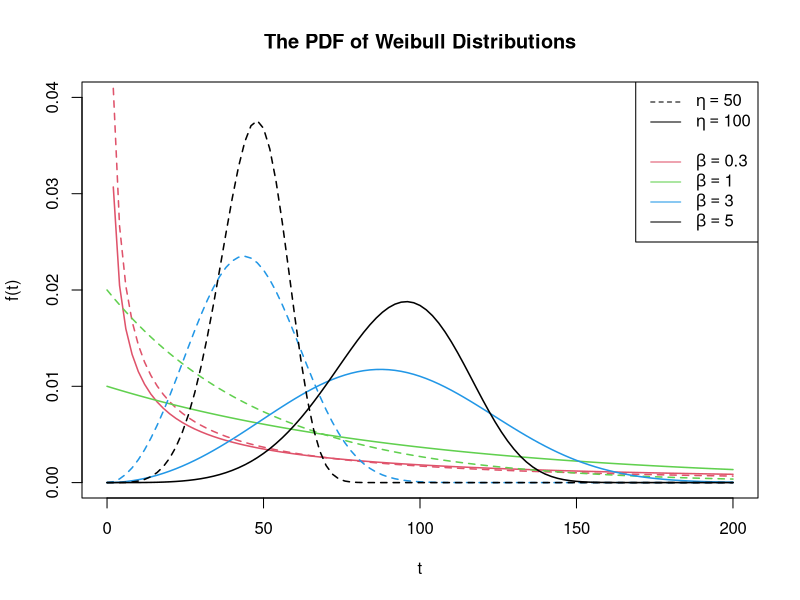
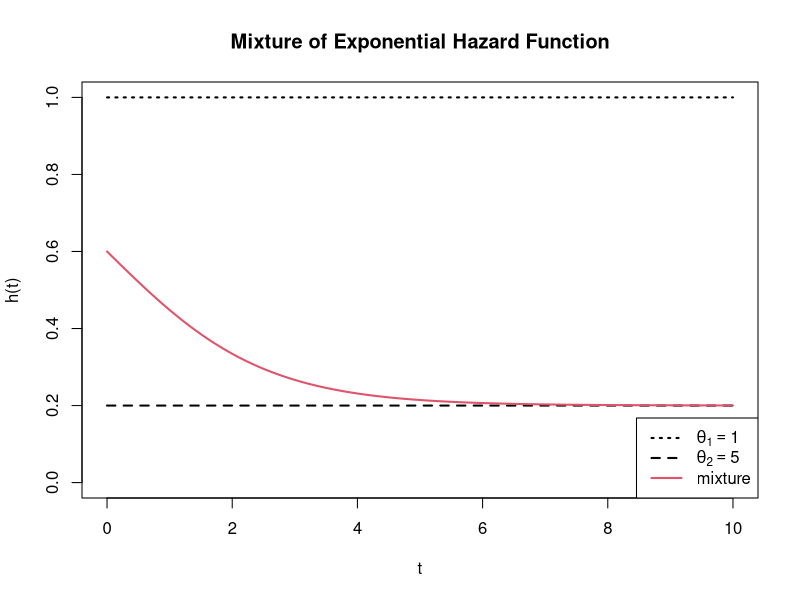
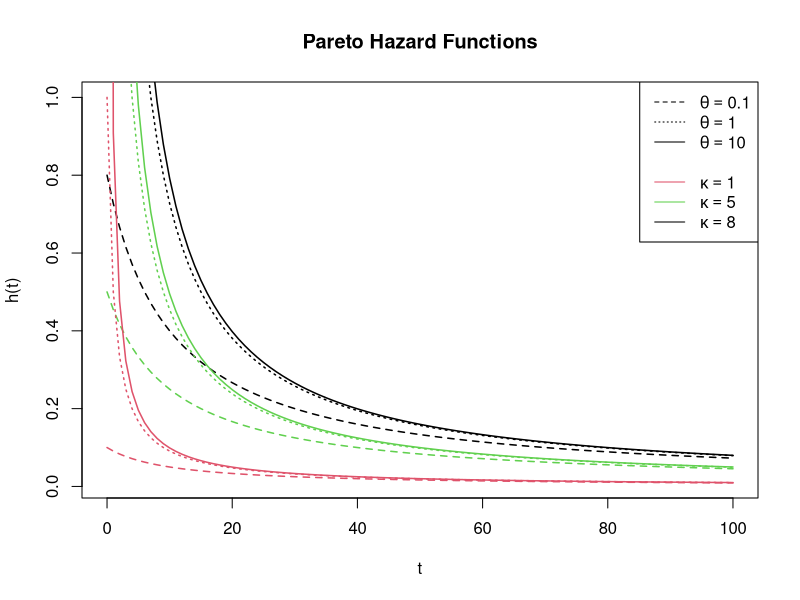
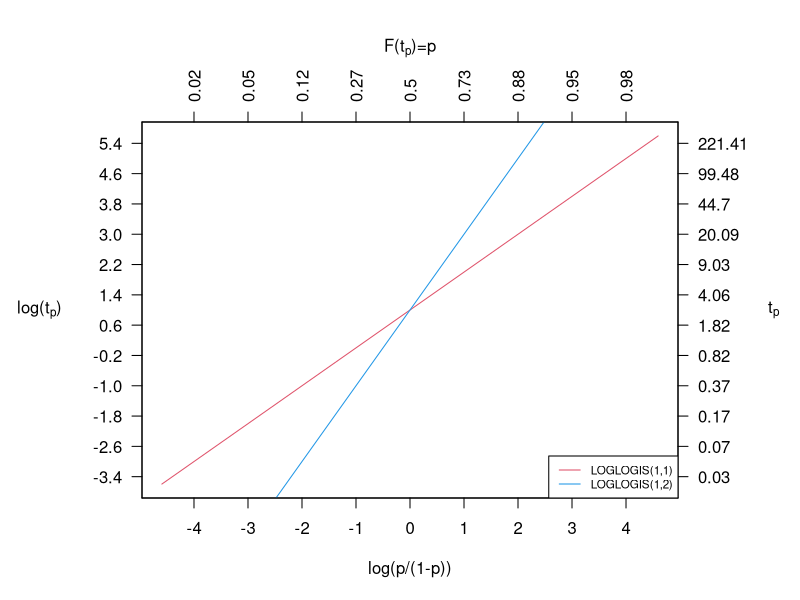
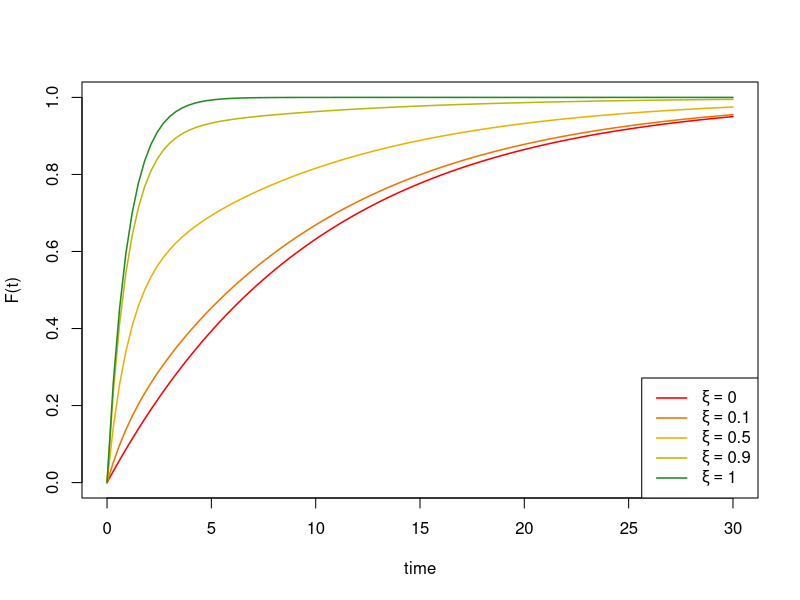
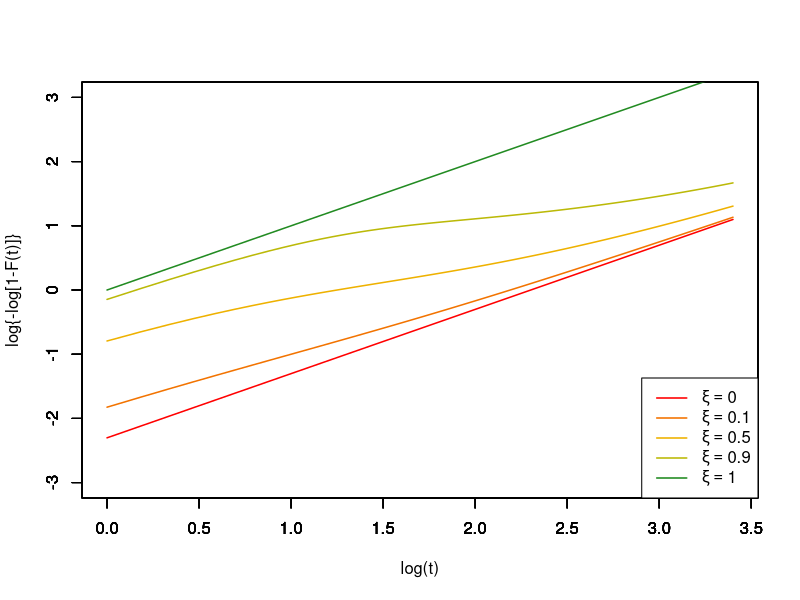
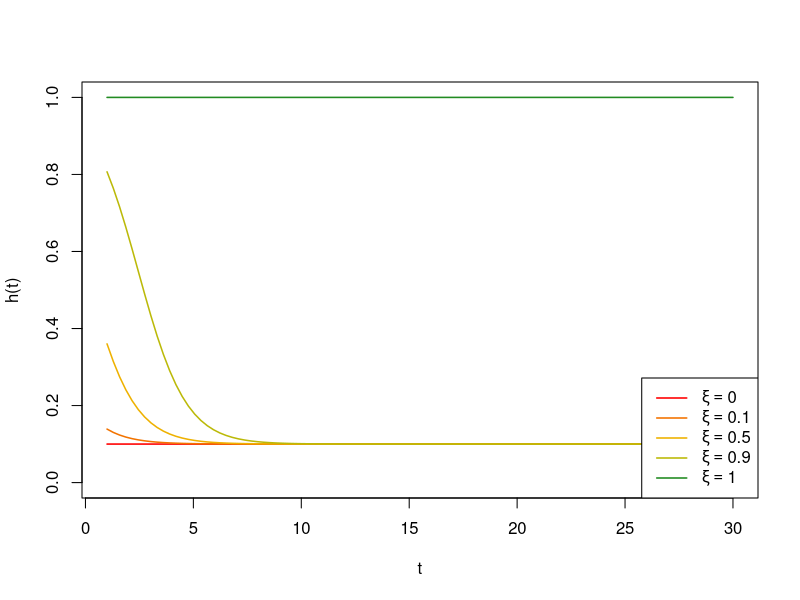
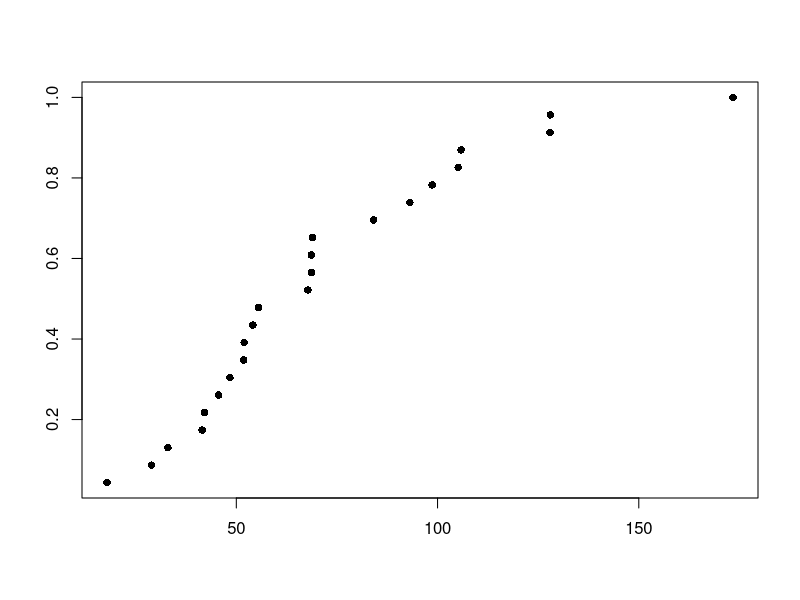

Source code (R) for these figures, in order:
##### 4.15
## (a) proof
## (b)
bet <- c(.5, 1, 3, 5)
eta <- c(50, 100)
sapply(bet, function(bet) {
  sapply(eta, function(eta) round(1/(bet*log(eta)), 3))
})

f_weib <- 
  function(t, bet, eta) {
    (bet/eta)*(t/eta)^(bet-1)*exp(-(t/eta)^bet)
  }

pdf("f_4_15_b.pdf")
curve(f_weib(t = x, bet = bet[1], eta = eta[1]), type = "n",  
      ylim = c(0, .04), xlim = c(0,200), 
      main = paste("The PDF of Weibull Distributions"), ylab = "f(t)", xlab = "t") 
sapply(1:4, function(b) {
  sapply(1:2, function(e) {
    curve(f_weib(t = x, bet = bet[b], eta = eta[e]), lty = e%%2 +1, lwd = 1.5, add = T, 
          col = b%%4 +1)
  })
})
legend("topright", legend = c(expression(eta==50), expression(eta==100),
                              "", 
                              expression(beta==0.3), expression(beta==1), 
                              expression(beta==3), expression(beta==5)), 
       lty = c(1:2%%2 +1, 0, rep(1, 4)), col = c(1, 1, 0, 1:4%%4 +1))
dev.off()

## (c) explain


##### 5.1
## (a)
## (b)
## (c)

## (d)
ht <- function(t) (exp(-t)+.2*exp(-.2*t))*(exp(-t)+exp(.2*-t))^(-1)
ht_1 <- function(t) exp(-t)/exp(-t)
ht_5 <- function(t) .2*exp(.2*-t)/exp(.2*-t)

pdf("f_5_1_d.pdf")
curve(ht(x), xlim = c(0, 10), ylim = c(0, 1), type = "n", 
      xlab = "t", ylab = "h(t)", main = "Mixture of Exponential Hazard Function")
curve(ht_1(x), lty = 3, add = T, col = 1, lwd = 2)
curve(ht_5(x), lty = 2, add = T, col = 1, lwd = 2)
curve(ht(x)  , lty = 1, add = T, col = 2, lwd = 2)
legend("bottomright", legend = c(expression(theta[1]==1), 
                              expression(theta[2]==5), 
                              "mixture"),
       lty = c(3, 2, 1), col = c(1, 1, 2), lwd = 2)
dev.off()


##### 5.8
the <- c(.1, 1, 10)
kap <- c(1, 5, 8)
h_par <- function(t, the, kap) kap*the/(1+the*t)

pdf("f_5_8_c.pdf")
curve(h_par(x, 1, 1), xlim = c(0, 100), type = "n", xlab = "t", ylab = "h(t)", main = "Pareto Hazard Functions")
sapply(1:3, function(c) {
  sapply(1:3, function(k) {
    curve(h_par(t = x, the = the[c], kap = kap[k]), lty = c%%3 +1, lwd = 1.5, add = T, 
          col = k%%3 +1)
  })
})
legend("topright", legend = c(expression(theta==0.1), expression(theta==1), expression(theta==10),
                              "", 
                              expression(kappa==1), expression(kappa==5), expression(kappa==8)), 
       lty = c(1:3%%3 +1, 0, rep(1, 4)), col = c(1, 1, 1, 0, 1:3%%3 +1))
dev.off()



##### 6.1
## (b)
pdf("f_6_1_b.pdf")
par(mar=c(5,7,6,6)+0.1)
p <- seq(0,0.99,by=0.01)
plot(log(p/(1-p)),1+log(p/(1-p)),type='l',xaxt='n',yaxt='n',ann=F,col=2)
mtext(side=1,line=3,"log(p/(1-p))")
mtext(side=2,line=4,expression(paste(log,"(",t[p],")")),las=2)
mtext(side=3,line=3,expression(paste(F,"(",t[p],")",'=','p')))
mtext(side=4,line=4.5,expression(t[p]),las=2)
points(log(p/(1-p)),1+2*log(p/(1-p)),type='l',col=4)
axis(side=1,at=seq(-5,5,1))
axis(side=2,at=seq(-9,100,0.8),las=2)
axis(side=3,at=seq(-5,5,1)
     ,labels=round(exp(seq(-5,5,1))/(1+exp(seq(-5,5,1))), 2), las = 2)
axis(side=4,at=seq(-9,100,0.8),labels=round(exp(seq(-9,100,0.8)),2),las = 2)
legend('bottomright',c("LOGLOGIS(1,1)","LOGLOGIS(1,2)"),lty=c(1,1)
       ,col=c(2,4),cex=0.7)
dev.off()


############################################################################################
############################################################################################
############################################################################################

##### 5.2
## (b)
F_mix <- function(t, xi) xi*(1-exp(-t)) + (1-xi)*(1-exp(-t/10))
xis <- c(0, .1, .5, .9, 1)
clr <- colorRampPalette(colors = c("red", "orange2", "gold2", "forestgreen"))(5)

pdf("f_5_2_b.pdf")
curve(F_mix(x, 0), xlim = c(0, 30), ylim = c(0, 1), xlab = "time", ylab = "F(t)", type = "n")
sapply(1:5, function(k) curve(F_mix(t = x, xi = xis[k]), add = T, col = clr[k], lwd = 1.5))
legend("bottomright", legend = c(expression(xi == 0), expression(xi == 0.1), 
                                 expression(xi == 0.5), expression(xi == 0.9), 
                                 expression(xi == 1)), 
       lty = 1, lwd = 1.5, col = clr)
dev.off()

## (c)
t <- seq(1, 30, .2)
pdf("f_5_2_c.pdf")
plot(1, 1, xlim = c(0, log(30)), ylim = c(-3, 3), xlab = "log(t)", ylab = "log{-log[1-F(t)]}", type = "n")
sapply(1:5, function(k) {
  Ft <- xis[k]*(1-exp(-t)) + (1-xis[k])*(1-exp(-t/10))
  par(new = T)
  plot(log(t), log(-log(1 - Ft)), type = "l", xlim = c(0, log(30)), ylim = c(-3, 3), 
       ylab = "", xlab = "", col = clr[k], lwd = 1.5)
})
legend("bottomright", legend = c(expression(xi == 0), expression(xi == 0.1), 
                                 expression(xi == 0.5), expression(xi == 0.9), 
                                 expression(xi == 1)), 
       lty = 1, lwd = 1.5, col = clr)
dev.off()

## (d)
ht <- function(t, xi) (xi*exp(-t) + (1-xi)*.1*exp(-t/10))/(xi*exp(-t) + (1-xi)*exp(-t/10))
pdf("f_5_2_d.pdf")
curve(ht(x, 1), xlim = c(1, 30), ylim = c(0, 1), type = "n", xlab = "t", ylab = "h(t)")
sapply(1:5,  function(k) curve(ht(x, xis[k]), add = T, col = clr[k], lwd = 1.5))
legend("bottomright", legend = c(expression(xi == 0), expression(xi == 0.1), 
                                 expression(xi == 0.5), expression(xi == 0.9), 
                                 expression(xi == 1)), 
       lty = 1, lwd = 1.5, col = clr)
dev.off()

##### 6.5
## (a)
t_i <- c( 17.88,  28.92,  33.00,  41.52,  42.12, 45.60, 
          48.40,  51.84,  51.96,  54.12,  55.56, 67.80, 
          68.64,  68.64,  68.88,  84.12,  93.12, 98.64, 
         105.12, 105.84, 127.92, 128.04, 173.40) 
F_t <- 1:23/23
pdf("f_6_5_a.pdf")
plot(t_i, F_t, xlab = "", ylab = "", pch = 16)
dev.off()

## (b)
mu  <- mean(t_i)
sig <- sd(t_i)
p   <- (1:23-.5)/23
log_tp <- mu+sig*qnorm(p)
pdf("f_6_5_b.pdf")
plot(log_tp, qnorm(F_t), xlab = "", ylab = "", pch = 16)
dev.off()

## (c)
tp_weibull <- exp(mu + sig*qnorm(p))
log_tp <- mu+sig*log((-1)*log(1-p))
pdf("f_6_5_c.pdf")
plot(log_tp, log((-1)*log(1-p)), ylab="", xlab="", pch = 16)
dev.off()